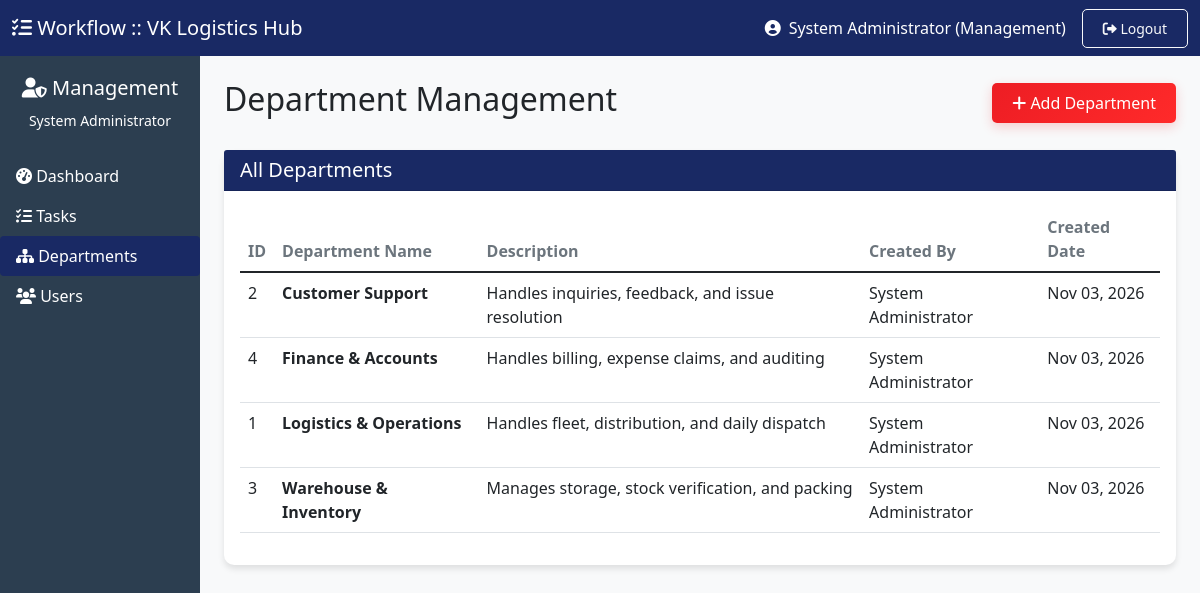
The app's page /dashboard/management/departments-1.php (signed in) with its own data.
### tables this page shows
CREATE TABLE IF NOT EXISTS `users` (
  `id` INT AUTO_INCREMENT PRIMARY KEY,
  `username` VARCHAR(50) NOT NULL UNIQUE,
  `email` VARCHAR(100) NOT NULL UNIQUE,
  `password` VARCHAR(255) NOT NULL,
  `full_name` VARCHAR(100) NOT NULL,
  `role` ENUM('management', 'hod', 'employee') NOT NULL,
  `department_id` INT NULL,
  `position` VARCHAR(100) NULL,
  `is_active` TINYINT(1) DEFAULT 1,
  `last_login` DATETIME NULL,
  `created_at` TIMESTAMP DEFAULT CURRENT_TIMESTAMP,
  INDEX (`department_id`),
  INDEX (`role`),
  INDEX (`is_active`)
);

CREATE TABLE IF NOT EXISTS `departments` (
  `id` INT AUTO_INCREMENT PRIMARY KEY,
  `name` VARCHAR(100) NOT NULL UNIQUE,
  `description` TEXT NULL,
  `created_by` INT NULL,
  `created_at` TIMESTAMP DEFAULT CURRENT_TIMESTAMP
);

### dashboard/management/departments-1.php (the view, shortened to what this page needs)
<?php
require_once __DIR__ . '/../../config.php';
$user_name = $_SESSION['full_name'];
try {
    $db = getDB();
} catch(Exception $e) {
    die("Database connection failed. Please check your database setup.");
}
$departments = [];
try {
    $stmt = $db->query("SELECT d.*, u.full_name as created_by_name FROM departments d LEFT JOIN users u ON d.created_by = u.id ORDER BY d.name");
    $departments = $stmt->fetchAll();
} catch(Exception $e) {
    $message = "Error loading departments: " . $e->getMessage();
    $message_type = "danger";
}
?>
<!DOCTYPE html>
<html lang="en">
<head>
    <link href="https://cdn.jsdelivr.net/npm/bootstrap@5.1.3/dist/css/bootstrap.min.css" rel="stylesheet">
    <link rel="stylesheet" href="https://cdnjs.cloudflare.com/ajax/libs/font-awesome/6.0.0/css/all.min.css">
 <link href="../../assets/css/style.css" rel="stylesheet">
</head>
<body style="background-color: #f8f9fa;">
    <nav class="navbar navbar-light bg-primary sticky-top">
        <div class="container-fluid">
            <a class="navbar-brand text-white" href="index.php">
                <i class="fas fa-tasks"></i> Workflow :: VK Logistics Hub
            </a>
            <div class="d-flex align-items-center text-white">
                <i class="fas fa-user-circle me-2"></i>
                <?php echo $user_name; ?> (Management)
                <a href="../../auth/logout.php" class="btn btn-outline-light btn-sm ms-3">
                    <i class="fas fa-sign-out-alt"></i> Logout
                </a>
            </div>
        </div>
    </nav>
    <div class="container-fluid">
        <div class="row">
             <div class="col-md-3 col-lg-2 px-0 sidebar-custom" style="background: #2c3e50; min-height: calc(100vh - 56px); color: white; padding-top: 20px;">
                <div class="text-center mb-4">
                    <h5><i class="fas fa-user-shield"></i> Management</h5>
                    <small><?php echo $user_name; ?></small>
                </div>
                <ul class="nav flex-column d-none d-md-block">
                    <li class="nav-item"><a class="nav-link text-white" href="index.php"><i class="fas fa-tachometer-alt"></i> Dashboard</a></li>
                   <li class="nav-item"><a class="nav-link text-white" href="tasks.php"><i class="fas fa-tasks"></i> Tasks</a></li>
                    <li class="nav-item"><a class="nav-link text-white  active bg-primary rounded" href="departments.php"><i class="fas fa-sitemap"></i> Departments</a></li>
                    <li class="nav-item"><a class="nav-link text-white" href="users.php"><i class="fas fa-users"></i> Users</a></li>
                </ul>
            </div>
            <main class="col-md-9 ms-sm-auto col-lg-10 px-md-4 py-4">
                <div class="d-flex justify-content-between align-items-center mb-4">
                    <h1 class="h2">Department Management</h1>
                    <button class="btn btn-book-now" data-bs-toggle="modal" data-bs-target="#createDeptModal">
                        <i class="fas fa-plus"></i> Add Department
                    </button>
                </div>
                <div class="card">
                    <div class="card-header bg-primary text-white">
                        <h5 class="mb-0">All Departments</h5>
                    </div>
                    <div class="card-body">
                        <?php if(empty($departments)): ?>
                            <div class="alert alert-info">
                                <i class="fas fa-info-circle"></i> No departments found. Create your first department.
                            </div>
                        <?php else: ?>
                            <div class="table-responsive">
                                <table class="table table-hover">
                                    <thead>
                                        <tr>
                                            <th>ID</th>
                                            <th>Department Name</th>
                                            <th>Description</th>
                                            <th>Created By</th>
                                            <th>Created Date</th>
                                        </tr>
                                    </thead>
                                    <tbody>
                                        <?php foreach($departments as $dept): ?>
                                        <tr>
                                            <td><?php echo $dept['id']; ?></td>
                                            <td><strong><?php echo htmlspecialchars($dept['name']); ?></strong></td>
                                            <td><?php echo htmlspecialchars($dept['description']); ?></td>
                                            <td><?php echo $dept['created_by_name'] ?? 'System'; ?></td>
                                            <td><?php echo date('M d, Y', strtotime($dept['created_at'])); ?></td>
                                        </tr>
                                        <?php endforeach; ?>
                                    </tbody>
                                </table>
                            </div>
                        <?php endif; ?>
                    </div>
                </div>
            </main>
        </div>
    </div>
</body>
</html>

### assets/css/style.css (style rules this page uses)
body { background-color: #f8f9fa; font-family: 'Segoe UI', Tahoma, Geneva, Verdana, sans-serif; }
.bg-primary { background-color: #192964 !important; }
.btn-book-now { background: linear-gradient(135deg, #ed1d24 0%, #ff2a2a 100%); color: white; border: none; padding: 10px 20px; border-radius: 5px; font-weight: 600; transition: all 0.3s ease; box-shadow: 0 4px 12px rgba(237, 29, 36, 0.2); }
.card { border: none; border-radius: 10px; box-shadow: 0 4px 6px rgba(0,0,0,0.1); margin-bottom: 20px; transition: transform 0.3s; }
.table th { border-top: none; font-weight: 600; color: #6c757d; }
.btn { border-radius: 5px; padding: 8px 20px; font-weight: 500; }

### records on screen
users: departments.id "2", departments.name "Customer Support", departments.description "Handles inquiries, feedback, and issue resolution", full_name "System Administrator", departments.created_at "Nov 03, 2026", departments.id "4", departments.name "Finance & Accounts", departments.description "Handles billing, expense claims, and auditing", department "1", department.name "Logistics & Operations", department.description "Handles fleet, distribution, and daily dispatch", department.created_at "Nov 03, 2026", departments.id "3", departments.name "Warehouse & Inventory", departments.description "Manages storage, stock verification, and packing"

### other values on screen
$user_name "System Administrator"
